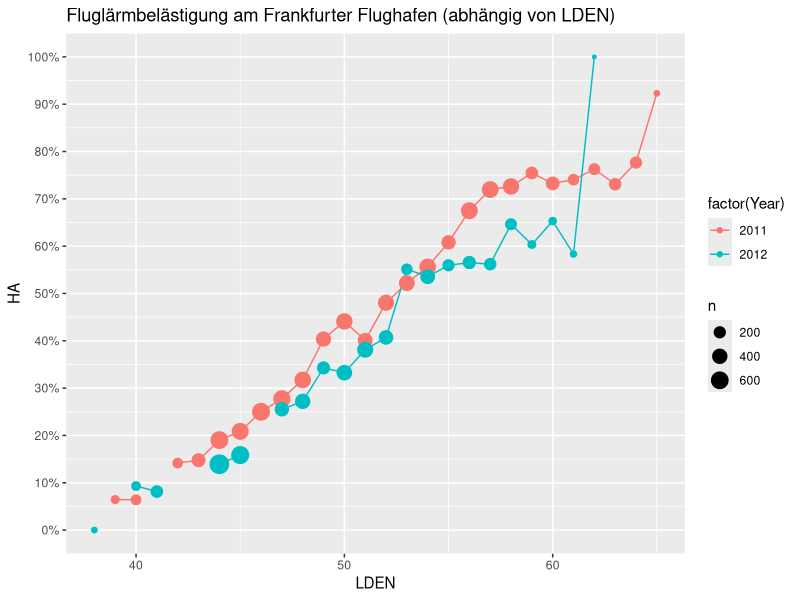
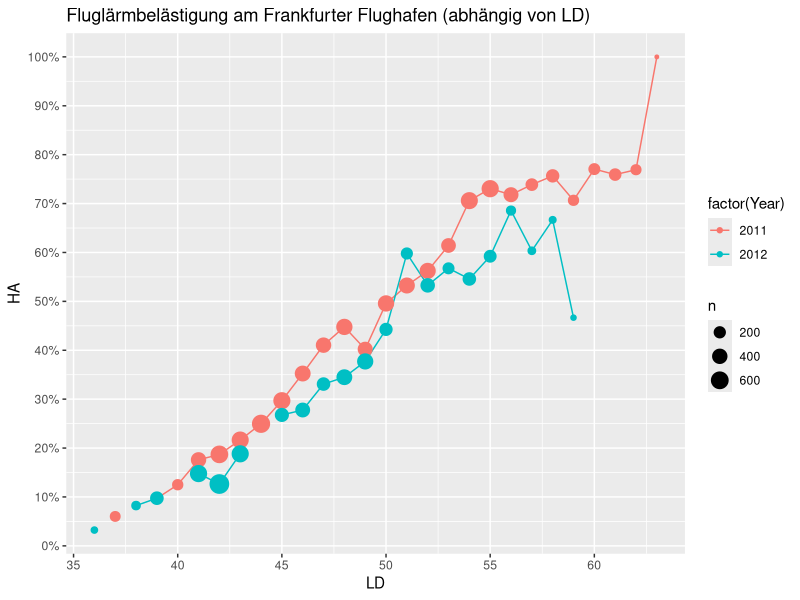

The R source for these figures, in order:
## ---- chunk 1
#| label: read_data
library(tidyverse)
library(scales)
data <- read_delim(
  "SchaefferEtAl_NORAH_DataSet_V1_2025-05.csv",
  delim = ";",
  escape_double = FALSE,
  trim_ws = TRUE
)

summary(data)
## ---- chunk 2
#| label: HAkurven
plotFra <- function(dat) {
  dat %>%
    filter(AirportName == "FRA") %>%
    group_by(
      Year,
      #subStudie,
      pegel
    ) %>%
    summarise(n = n(), HA = mean(HAv_air)) %>%
    ggplot(aes(
      x = pegel,
      HA,
      #color=factor(subStudie),
      color = factor(Year)
    )) +
    scale_y_continuous(labels = percent_format(accuracy = 1),
                       breaks=seq(0,1,.1))+
    geom_line() +
    geom_point(aes(size = n))
    #facet_wrap(vars(Year))
}

data %>%
  mutate(pegel = round(Air_LDEN),
         subStudie = as.character(compstudie2)) %>%
  plotFra()+
  labs(title = "Fluglärmbelästigung am Frankfurter Flughafen (abhängig von LDEN)",
       x="LDEN")

## ---- chunk 3
data %>%
  mutate(pegel = round(Air_LDEN-2.3),
         subStudie = as.character(compstudie2)) %>%
  plotFra()+
  labs(title = "Fluglärmbelästigung am Frankfurter Flughafen (abhängig von LD)",
       x="LD")
